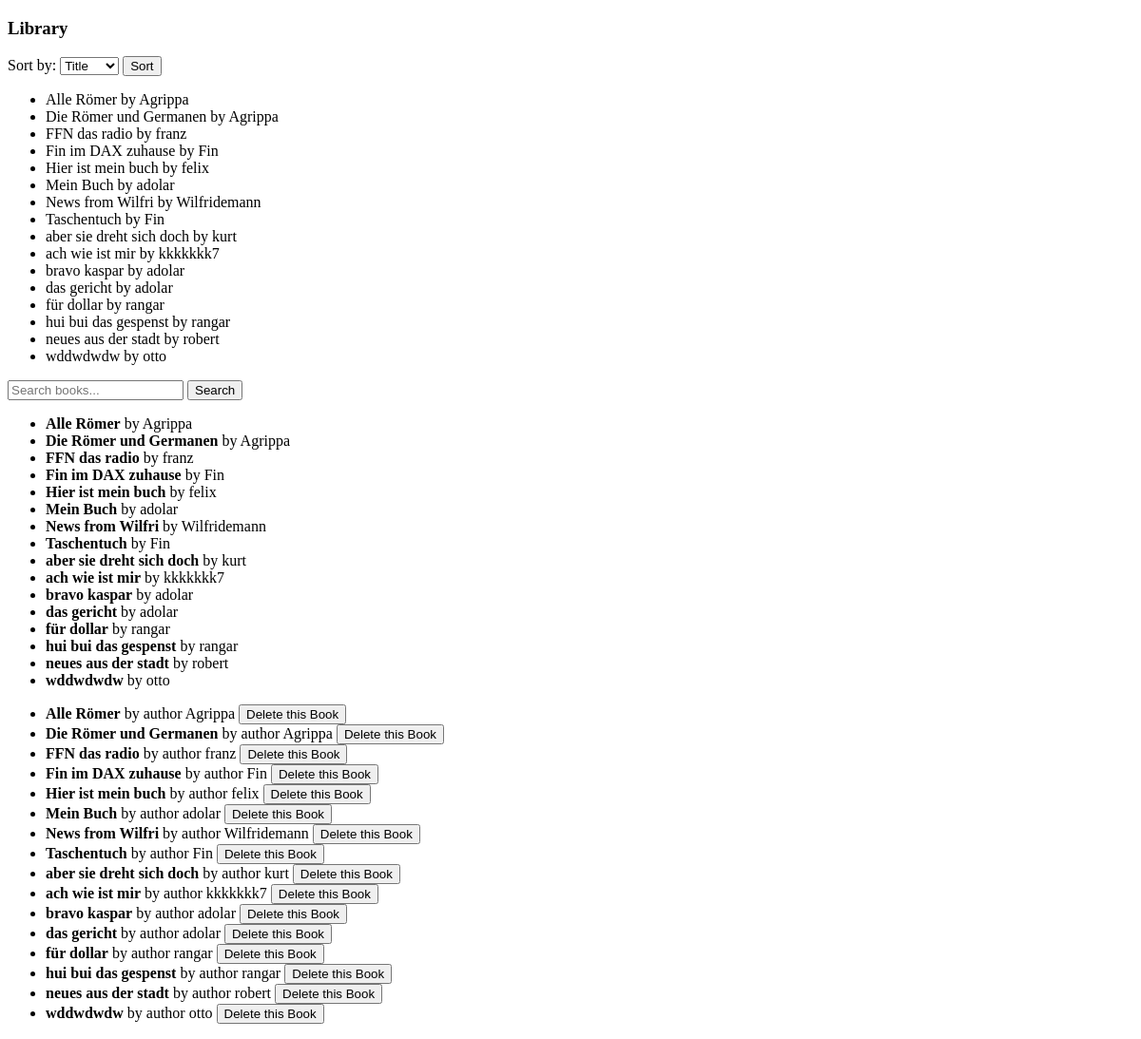
Before: / with the older database file.
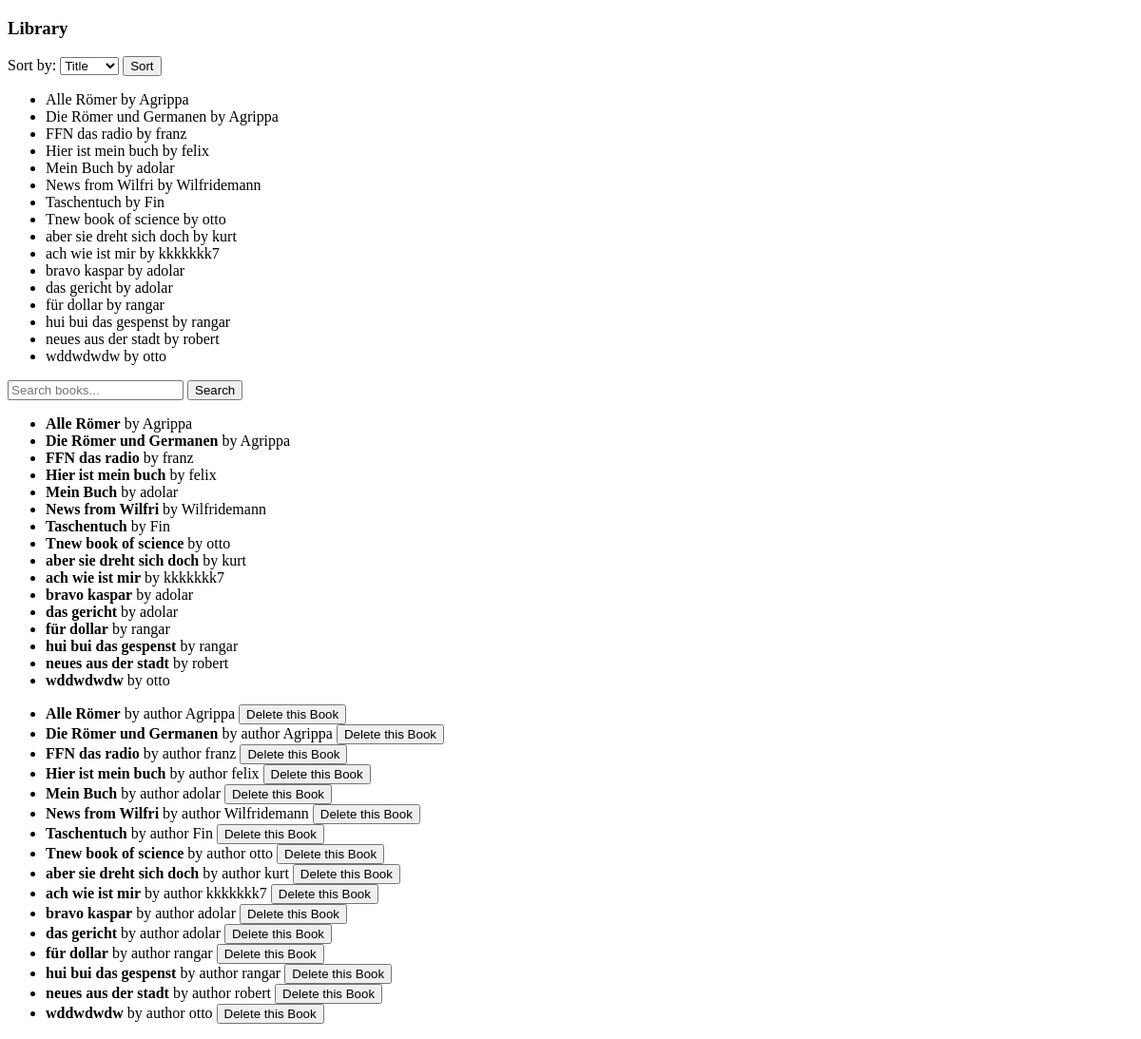
After: the same page with the newer database file.
### data_models.py (models this page shows, shortened)
class Book(db.Model):
    __tablename__ = 'book'
    id = db.Column(db.Integer, primary_key=True)
    isbn = db.Column(db.String(20), nullable=False, unique = True)
    title = db.Column(db.String(200), nullable=False)
    publication_year = db.Column(db.String(4), nullable=True)  # e.g., "2020"
    author_id = db.Column(db.Integer, db.ForeignKey('author.id'), nullable=False)

class Author(db.Model):
    __tablename__ = 'author'
    id = db.Column(db.Integer, primary_key=True)
    name = db.Column(db.String(100), nullable=False)
    birth_date = db.Column(db.String(10), nullable=True)
    date_of_death = db.Column(db.String(10), nullable=True)
    books = db.relationship('Book', backref='author', lazy=True)

### app.py (the view)
@app.route('/')
def home():
    sort = request.args.get('sort', 'title')
    if sort == 'author':
        books = Book.query.join(Author).order_by(Author.name).all()
    if sort == 'title':
        books = Book.query.order_by(Book.title).all()
    search_query = request.args.get('search')
    if search_query:
        books = Book.query.filter(
            (Book.title.ilike(f"%{search_query}%"))
        ).all()
    return render_template('home.html', books=books)

### templates/home.html (shortened to what this page needs)
<!DOCTYPE html>
<html lang="en">
  <head>
  </head>
  <body>
    <h3>Library</h3>
    <form method="GET" action="/">
        <label>Sort by:</label>
        <select name="sort" >
            <option value="title">Title</option>
        </select>
        <button type="submit">Sort</button>
        <ul>
            {% for book in books %}
                <li>{{ book.title }} by {{ book.author.name }}</li>
            {% endfor %}
        </ul>
        <input type="text" name="search" placeholder="Search books..." />
        <button type="submit">Search</button>
    </form>
    {% if books %}
        <ul>
                {% for book in books %}
                        <li>
                            <strong>{{ book.title }}</strong> by {{ book.author.name }}
                        </li>
                {% endfor %}
        </ul>
    {% else %}
        <p>No books found matching your search.</p>
    {% endif %}
  <ul>
  {% for book in books %}
    <li>
      <strong>{{ book.title }}</strong> by author  {{ book.author.name }}
        <form action="{{ url_for('delete_book', book_id=book.id) }}" method="POST" style="display:inline;">
            <button type="submit" onclick="return confirm('Are you sure you want to delete this book?');">Delete this Book</button>
        </form>
    </li>
  {% endfor %}
</ul>
  </body>
</html>

Changed rows visible on the page:
removed Book: title "Fin im DAX zuhause", author.name "Fin"
added Book: title "Tnew book of science", author.name "otto"
